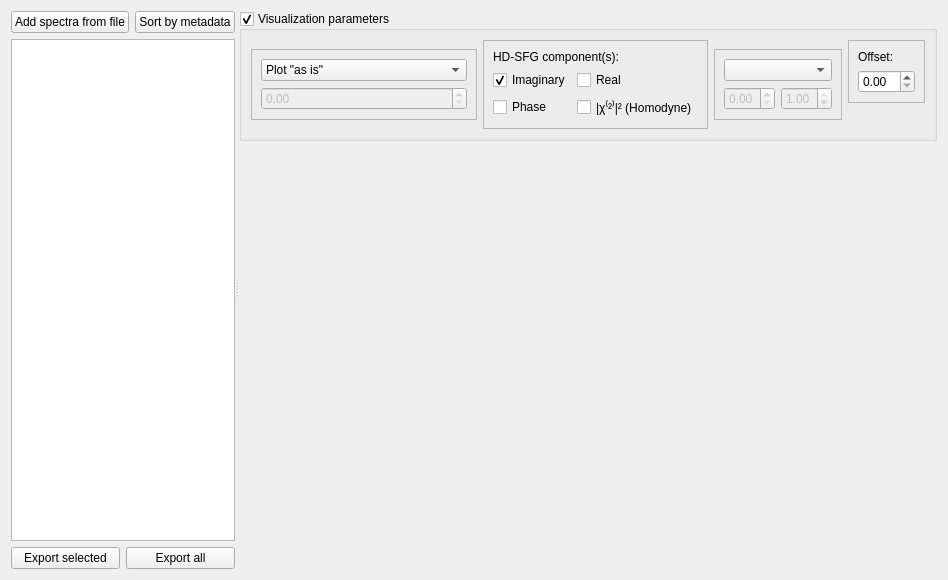
<?xml version="1.0" encoding="UTF-8"?>
<ui version="4.0">
 <class>Form</class>
 <widget class="QWidget" name="Form">
  <property name="geometry">
   <rect>
    <x>0</x>
    <y>0</y>
    <width>828</width>
    <height>580</height>
   </rect>
  </property>
  <property name="windowTitle">
   <string>Form</string>
  </property>
  <layout class="QHBoxLayout" name="horizontalLayout_4">
   <item>
    <widget class="QSplitter" name="splitter">
     <property name="orientation">
      <enum>Qt::Horizontal</enum>
     </property>
     <widget class="QWidget" name="verticalLayoutWidget">
      <layout class="QVBoxLayout" name="verticalLayout">
       <item>
        <layout class="QHBoxLayout" name="horizontalLayout_3">
         <item>
          <widget class="QPushButton" name="addSpectraButton">
           <property name="text">
            <string>Add spectra from file</string>
           </property>
          </widget>
         </item>
         <item>
          <widget class="QPushButton" name="pushButton">
           <property name="text">
            <string>Sort by metadata</string>
           </property>
          </widget>
         </item>
        </layout>
       </item>
       <item>
        <widget class="QListWidget" name="spectraList">
         <property name="dragEnabled">
          <bool>true</bool>
         </property>
        </widget>
       </item>
       <item>
        <layout class="QHBoxLayout" name="horizontalLayout">
         <item>
          <widget class="QPushButton" name="exportSelectedButton">
           <property name="text">
            <string>Export selected</string>
           </property>
          </widget>
         </item>
         <item>
          <widget class="QPushButton" name="exportAllButton">
           <property name="text">
            <string>Export all</string>
           </property>
          </widget>
         </item>
        </layout>
       </item>
      </layout>
     </widget>
     <widget class="QWidget" name="verticalLayoutWidget_2">
      <layout class="QVBoxLayout" name="verticalLayout_4">
       <item>
        <widget class="QGroupBox" name="visualizationParamsGroupBox">
         <property name="sizePolicy">
          <sizepolicy hsizetype="Preferred" vsizetype="Fixed">
           <horstretch>0</horstretch>
           <verstretch>0</verstretch>
          </sizepolicy>
         </property>
         <property name="font">
          <font>
           <weight>50</weight>
           <bold>false</bold>
          </font>
         </property>
         <property name="title">
          <string>Visualization parameters</string>
         </property>
         <property name="checkable">
          <bool>true</bool>
         </property>
         <property name="checked">
          <bool>true</bool>
         </property>
         <layout class="QHBoxLayout" name="horizontalLayout_2">
          <item>
           <widget class="QFrame" name="frame">
            <property name="sizePolicy">
             <sizepolicy hsizetype="Preferred" vsizetype="Fixed">
              <horstretch>0</horstretch>
              <verstretch>0</verstretch>
             </sizepolicy>
            </property>
            <property name="frameShape">
             <enum>QFrame::StyledPanel</enum>
            </property>
            <property name="frameShadow">
             <enum>QFrame::Raised</enum>
            </property>
            <layout class="QVBoxLayout" name="verticalLayout_2">
             <item>
              <widget class="QComboBox" name="normalizationComboBox">
               <item>
                <property name="text">
                 <string>Plot &quot;as is&quot;</string>
                </property>
               </item>
               <item>
                <property name="text">
                 <string>Normalize to given wavenumber</string>
                </property>
               </item>
               <item>
                <property name="text">
                 <string>Normalize to highest peak</string>
                </property>
               </item>
              </widget>
             </item>
             <item>
              <widget class="QDoubleSpinBox" name="doubleSpinBox">
               <property name="enabled">
                <bool>false</bool>
               </property>
              </widget>
             </item>
            </layout>
           </widget>
          </item>
          <item>
           <widget class="QFrame" name="frame_4">
            <property name="sizePolicy">
             <sizepolicy hsizetype="Preferred" vsizetype="Fixed">
              <horstretch>0</horstretch>
              <verstretch>0</verstretch>
             </sizepolicy>
            </property>
            <property name="frameShape">
             <enum>QFrame::StyledPanel</enum>
            </property>
            <property name="frameShadow">
             <enum>QFrame::Raised</enum>
            </property>
            <layout class="QVBoxLayout" name="verticalLayout_6">
             <item>
              <widget class="QLabel" name="hdComponentLabel">
               <property name="text">
                <string>HD-SFG component(s):</string>
               </property>
              </widget>
             </item>
             <item>
              <layout class="QGridLayout" name="hdComponentGridLayout">
               <item row="0" column="0">
                <widget class="QCheckBox" name="hdCheckImaginary">
                 <property name="text">
                  <string>Imaginary</string>
                 </property>
                 <property name="checked">
                  <bool>true</bool>
                 </property>
                </widget>
               </item>
               <item row="0" column="1">
                <widget class="QCheckBox" name="hdCheckReal">
                 <property name="text">
                  <string>Real</string>
                 </property>
                </widget>
               </item>
               <item row="1" column="0">
                <widget class="QCheckBox" name="hdCheckPhase">
                 <property name="text">
                  <string>Phase</string>
                 </property>
                </widget>
               </item>
               <item row="1" column="1">
                <widget class="QCheckBox" name="hdCheckHomodyne">
                 <property name="text">
                  <string>|χ⁽²⁾|² (Homodyne)</string>
                 </property>
                </widget>
               </item>
              </layout>
             </item>
            </layout>
           </widget>
          </item>
          <item>
           <widget class="QFrame" name="frame_2">
            <property name="sizePolicy">
             <sizepolicy hsizetype="Preferred" vsizetype="Fixed">
              <horstretch>0</horstretch>
              <verstretch>0</verstretch>
             </sizepolicy>
            </property>
            <property name="frameShape">
             <enum>QFrame::StyledPanel</enum>
            </property>
            <property name="frameShadow">
             <enum>QFrame::Raised</enum>
            </property>
            <layout class="QGridLayout" name="gridLayout">
             <item row="0" column="0" colspan="2">
              <widget class="QComboBox" name="colorMapComboBox"/>
             </item>
             <item row="1" column="0">
              <widget class="QDoubleSpinBox" name="colormapStartSpinner">
               <property name="enabled">
                <bool>false</bool>
               </property>
               <property name="maximum">
                <double>1.000000000000000</double>
               </property>
               <property name="singleStep">
                <double>0.050000000000000</double>
               </property>
              </widget>
             </item>
             <item row="1" column="1">
              <widget class="QDoubleSpinBox" name="colormapStopSpinner">
               <property name="enabled">
                <bool>false</bool>
               </property>
               <property name="maximum">
                <double>1.000000000000000</double>
               </property>
               <property name="singleStep">
                <double>0.050000000000000</double>
               </property>
               <property name="value">
                <double>1.000000000000000</double>
               </property>
              </widget>
             </item>
            </layout>
           </widget>
          </item>
          <item>
           <layout class="QVBoxLayout" name="verticalLayout_5">
            <item>
             <widget class="QFrame" name="frame_3">
              <property name="sizePolicy">
               <sizepolicy hsizetype="Preferred" vsizetype="Fixed">
                <horstretch>0</horstretch>
                <verstretch>0</verstretch>
               </sizepolicy>
              </property>
              <property name="frameShape">
               <enum>QFrame::StyledPanel</enum>
              </property>
              <property name="frameShadow">
               <enum>QFrame::Raised</enum>
              </property>
              <layout class="QVBoxLayout" name="verticalLayout_3">
               <item>
                <widget class="QLabel" name="label">
                 <property name="sizePolicy">
                  <sizepolicy hsizetype="Preferred" vsizetype="Fixed">
                   <horstretch>0</horstretch>
                   <verstretch>0</verstretch>
                  </sizepolicy>
                 </property>
                 <property name="text">
                  <string>Offset:</string>
                 </property>
                </widget>
               </item>
               <item>
                <widget class="QDoubleSpinBox" name="offsetSpectraSpinner"/>
               </item>
              </layout>
             </widget>
            </item>
            <item>
             <spacer name="verticalSpacer">
              <property name="orientation">
               <enum>Qt::Vertical</enum>
              </property>
              <property name="sizeHint" stdset="0">
               <size>
                <width>0</width>
                <height>0</height>
               </size>
              </property>
             </spacer>
            </item>
           </layout>
          </item>
          <item>
           <spacer name="horizontalSpacer">
            <property name="orientation">
             <enum>Qt::Horizontal</enum>
            </property>
            <property name="sizeHint" stdset="0">
             <size>
              <width>40</width>
              <height>20</height>
             </size>
            </property>
           </spacer>
          </item>
         </layout>
        </widget>
       </item>
       <item>
        <widget class="QWidget" name="plotWidget" native="true"/>
       </item>
      </layout>
     </widget>
    </widget>
   </item>
  </layout>
 </widget>
 <resources/>
 <connections/>
</ui>
